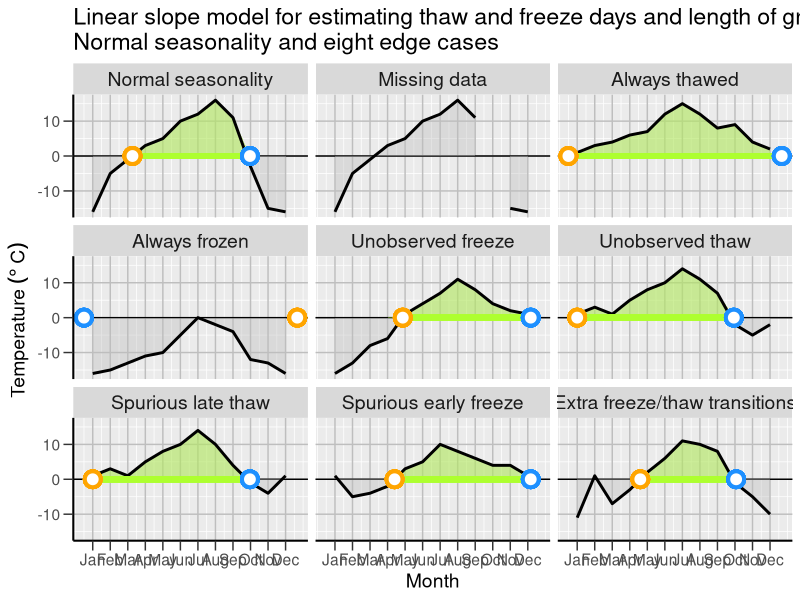

Write the R code that produced this figure.
# values: valid day of freeze or thaw values are 15:350.
# 0 and 365 are special, indicating always frozen (freeze: 0, thaw: 365, grow: 0) or always thawed (freeze: 365, thaw: 0, grow: 365)

tfg_days <- function(x){
	if(any(x==0, na.rm=T)) x[x == 0] <- -0.0001 # need to treat zero as freezing (working with signs)
  s1 <- sign(x) # positive or negative monthly temps
  s <- s1[1:11]*s1[2:12] # products of consecutive months' signs: positive indicates no change; negative indicates a potential freeze or thaw transition
  ind <- sort(c(which(s < 0), which(s < 0) + 1)) # may be length zero (no transitions)
  
  if(any(is.na(x))){ # ignore cells with missing data
    dot <- dof <- grow <- NA
    case <- 1
  } else if(length(ind)==0 & s1[1] > 0){ # no transitions: all positive temps means no freeze day
    dot <- 0
    dof <- grow <- 365 
    case <- 2
  } else if(length(ind)==0 & s1[1] < 0) { # no transitions: all negative temps means no thaw day
    dot <- 365
    dof <- grow <- 0
    case <- 3
  } else if(length(ind)==2) { # only one transition during the year, thawing or freezing
    # places where we know the ground freezes and thaws, but during a specific 12 months we just don't happen to witness both
    if(x[ind[1]] < 0){ # only thaw occurs
      dot <- 15 + 30*(ind[1]-1) - round(x[ind[1]] / (diff(x[ind[1:2]]) / 30), 0)
      dof <- 350 # 350: we know the ground freezes so we use 350 rather than the special 365
      grow <- dof - dot
      case <- 4
    }
    if(x[ind[1]] > 0){ # only freeze occurs
      dof <- 350 - 30*(12-ind[2]) - round(x[ind[2]] / (diff(x[ind[1:2]]) / 30), 0)
      dot <- 15 # 15: we know the ground thaws so we use 15 rather than the special 0
      grow <- dof - dot
      case <- 5
    }
  } else if(length(ind)==4 & s1[1] < 0) { # two transitions occur: thaw, then freeze (this is the ideal case; everything else is an idiosyncratic edge case)
    dot <- 15 + 30*(ind[1]-1) - round(x[ind[1]] / (diff(x[ind[1:2]]) / 30), 0)
    dof <- 350 - 30*(12-ind[4]) - round(x[ind[4]] / (diff(x[ind[3:4]]) / 30), 0)
    grow <- dof - dot
    case <- 0
  } else if(length(ind)==4 & s1[1] > 0){  # two transitions occur but backward to what is expected; freeze, then thaw
    if(ind[1] >= 7) { # freeze occurs in second half of year as expected; late thaw is spurious
      dof <- 350 - 30*(12-ind[2]) - round(x[ind[2]] / (diff(x[ind[1:2]]) / 30), 0)
      dot <- 15 # ignore spurious post-freeze thaw; treat as early, unobserved thaw
      grow <- dof - dot
      case <- 6
    }
    if(ind[1] <= 6){ # spurious freeze occurs in first half of year; thaw probably fine
      dot <- 15 + 30*(ind[3]-1) - round(x[ind[3]] / (diff(x[ind[3:4]]) / 30), 0)
      dof <- 350 # ignore spurious early freeze; treat as late, unobserved freeze
      grow <- dof - dot
      case <- 7
    }
  } else if(length(ind) > 4){ # more than two transitions; at least one definitely spurious
    ind2 <- c(0, which(s < 0))
    m1 <- tail(which(diff(ind2) == max(diff(ind2))), 1) + 1
    m2 <- tail(which(diff(ind2)[-(m1-1)] == max(diff(ind2)[-(m1-1)])), 1) + 1
    if(m1==m2) m2 <- m2-1
    ind2 <- ind2[sort(c(m1, m2))]
    ind <- sort(c(ind2, ind2+1))
    dot <- 15 + 30*(ind[1]-1) - round(x[ind[1]] / (diff(x[ind[1:2]]) / 30), 0)
    dof <- 350 - 30*(12-ind[4]) - round(x[ind[4]] / (diff(x[ind[3:4]]) / 30), 0)
    grow <- dof - dot
    case <- 8
  } else {
    stop(print(paste("Condition unconsidered:", paste(x, collapse=" "))))
  }
  cases <- c("Normal seasonality", "Missing data", "Always thawed", "Always frozen",
    "Unobserved freeze", "Unobserved thaw", "Spurious late thaw", "Spurious early freeze", "Extra freeze/thaw transitions")
  data.frame(DOT=dot, DOF=dof, LOGS=grow, case=cases[case+1], stringsAsFactors=FALSE)
}


library(dplyr)
library(tidyr)
library(purrr)
library(ggplot2)

# Eight examples of annual monthly temperatures for individual grid cells
x <- list(
  c(-16, -5, -1, 3, 5, 10, 12, 16, 11, -3, -15, -16),
  c(-16, -5, -1, 3, 5, 10, 12, 16, 11, NA, -15, -16),
  c(1, 3, 4, 6, 7, 12, 15, 12, 8, 9, 4, 2),
  c(-16, -15, -13, -11, -10, -5, 0, -2, -4, -12, -13, -16),
  c(-16, -13, -8, -6, 1, 4, 7, 11, 8, 4, 2, 1),
  c(1, 3, 1, 5, 8, 10, 14, 11, 7, -2, -5, -2),
  c(1, 3, 1, 5, 8, 10, 14, 10, 4, -1, -4, 1),
  c(1, -5, -4, -2, 3, 5, 10, 8, 6, 4, 4, 1),
  c(-11, 1, -7, -3, 2, 6, 11, 10, 8, -1, -5, -10)
)

midpoint <- function(x) seq(15, 365, by=30)[match(x, month.abb)]

d <- map(x, ~tfg_days(.x)) %>% bind_rows %>% mutate(case=factor(case, levels=case))
d2 <- left_join(d, as.data.frame(x) %>% setNames(d$case) %>%
  mutate(Month=factor(month.abb, levels=month.abb), MidMonthDay=midpoint(Month)) %>%
  gather(case, temperature, 1:9) %>% mutate(case=factor(case, levels=unique(case))))

theme1 <- theme(panel.grid.major = element_line(size = .5, color = "grey"),
  axis.line = element_line(size=.7, color = "black"),
  axis.ticks.length=unit(0.25,"cm"),
  text=element_text(size=14),
  strip.text=element_text(size=14)) 

g <- ggplot(d2, aes(MidMonthDay, temperature, group=case, ymin=0, ymax=temperature)) + geom_hline(yintercept=0) + 
  scale_x_continuous(breaks=seq(15, 365, by=30), labels=month.abb) + 
  labs(x="Month", y=expression("Temperature"~(degree~C)~"")) + 
  geom_ribbon(fill="grey", alpha=.4) +
  geom_ribbon(data=filter(d2, LOGS > 0) %>%
    mutate(temperature=ifelse(temperature < 0 | MidMonthDay < DOT | MidMonthDay > DOF, 0, temperature)),
    fill="greenyellow", alpha=.4) +
  geom_line(size=1) + 
  geom_segment(data=filter(d2, LOGS > 0), aes(x=DOT, y=0, xend=DOF, yend=0), colour="greenyellow", size=2) +
  geom_point(aes(x=DOT, y=0), shape=21, colour="orange", fill="white", size=4, stroke=2) + 
  geom_point(aes(x=DOF, y=0), shape=21, colour="dodgerblue", fill="white", size=4, stroke=2) +
  facet_wrap(~case, scales="fixed") + theme1 + ggtitle("Linear slope model for estimating thaw and freeze days and length of growing season\nNormal seasonality and eight edge cases")

png("C:/github/rhelp/plots/dot_dof_logs_edgeCases.png", width=4800, height=3600, res=300)
g
dev.off()
